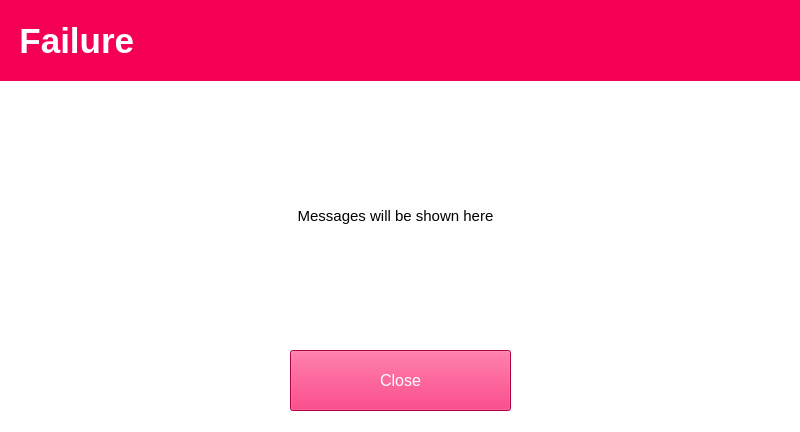
<?xml version="1.0" encoding="UTF-8"?>
<ui version="4.0">
 <class>MainWindow</class>
 <widget class="QMainWindow" name="MainWindow">
  <property name="geometry">
   <rect>
    <x>0</x>
    <y>0</y>
    <width>800</width>
    <height>432</height>
   </rect>
  </property>
  <property name="windowTitle">
   <string>Failed</string>
  </property>
  <property name="windowIcon">
   <iconset>
    <normaloff>../images/PMS logo.PNG</normaloff>../images/PMS logo.PNG</iconset>
  </property>
  <property name="styleSheet">
   <string notr="true">background-color: rgb(255, 255, 255);</string>
  </property>
  <widget class="QWidget" name="centralwidget">
   <widget class="QLabel" name="label">
    <property name="geometry">
     <rect>
      <x>0</x>
      <y>0</y>
      <width>801</width>
      <height>81</height>
     </rect>
    </property>
    <property name="font">
     <font>
      <pointsize>26</pointsize>
      <weight>75</weight>
      <bold>true</bold>
     </font>
    </property>
    <property name="styleSheet">
     <string notr="true">background-color: rgb(245, 0, 87);
color: rgb(255, 255, 255);</string>
    </property>
    <property name="text">
     <string>  Failure</string>
    </property>
   </widget>
   <widget class="QPushButton" name="pushButton">
    <property name="geometry">
     <rect>
      <x>290</x>
      <y>350</y>
      <width>221</width>
      <height>61</height>
     </rect>
    </property>
    <property name="font">
     <font>
      <pointsize>12</pointsize>
     </font>
    </property>
    <property name="styleSheet">
     <string notr="true">background-color: rgb(245, 0, 87);
color: rgb(255, 255, 255);</string>
    </property>
    <property name="text">
     <string>Close</string>
    </property>
   </widget>
   <widget class="QLabel" name="label_2">
    <property name="geometry">
     <rect>
      <x>20</x>
      <y>100</y>
      <width>751</width>
      <height>231</height>
     </rect>
    </property>
    <property name="font">
     <font>
      <pointsize>11</pointsize>
     </font>
    </property>
    <property name="text">
     <string>Messages will be shown here</string>
    </property>
    <property name="alignment">
     <set>Qt::AlignCenter</set>
    </property>
   </widget>
  </widget>
 </widget>
 <resources/>
 <connections/>
</ui>
